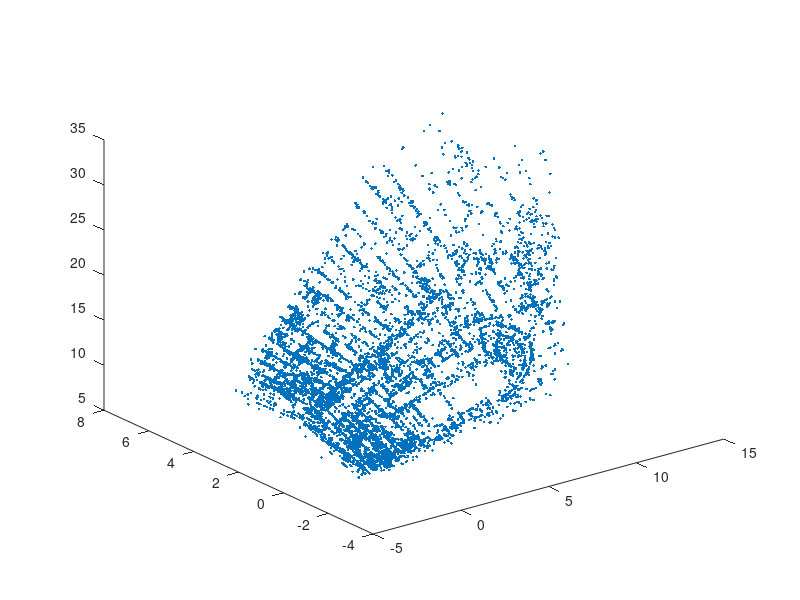

MATLAB code to generate this figure: (Note: this script raises an error after producing the figure.)
load('compEx1data.mat');

% Plot the 3D reconstruction points
figure;
axis equal;
plot3(X(1, :), X(2, :), X(3, :), '.');
hold on;

% Plot the principal axis of all cameras
plotcams(P);

% Project X with P1
proj = P{1} * X;
% Find visible points in image 1
visible1 = isfinite (x{ 1 }(1 ,:));
% Multiple visible with projections
projv = visible1 .* proj;
% Set zeros to = NaN to not draw invisible points
projv(projv==0) = NaN;

% Plot the image
figure;
imagesc(imread(imfiles{1}));
hold on;
% pflat the projection points and plot
pp = pflat(projv);
plot(x{1}(1, :), x{1}(2, :), 'B*');
plot(pp(1, :), pp(2, :),  'G.');
axis equal;

% The two transformations
T1 = [1 0 0 0; 0 4 0 0; 0 0 1 0; 1/10 1/10 0 1];
XT1 = T1 * X;
XT1 = pflat(XT1);

for i = 1:length(P)
    PT1{i} = P{i} * T1^(-1);
end

figure;
plot3(XT1(1, :), XT1(2, :), XT1(3, :), '.');
hold on;
plotcams(PT1);
axis equal;

T2 = [1 0 0 0; 0 1 0 0; 0 0 1 0; 1/16 1/16 0 1];
XT2 = T2 * X;
XT2f = pflat(XT2);

for i = 1:length(P)
    PT2{i} = P{i} * T2^(-1);
end

figure;
plot3(XT2f(1, :), XT2f(2, :), XT2f(3, :), '.');
hold on;
plotcams(PT2);
axis equal;

% Project new T2 points with a new T2 camera
xT2 = PT2{1} * XT2;
vis = isfinite (x{ 1 }(1 ,:));
xT2v = vis .* xT2;
xT2v(xT2v==0) = NaN;

% Plot the image
figure;
imagesc(imread(imfiles{1}));
hold on;
% pflat the projection points and plot
pp = pflat(xT2v);
plot(x{1}(1, :), x{1}(2, :), 'B*');
plot(pp(1, :), pp(2, :),  'G.');
axis equal;

% PT1, PT2 are the cameras transformed with T1/2
format short
K1 = rq(PT1{1})
K2 = rq(PT2{2})